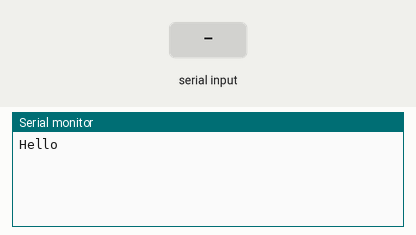
The sketch below on a simulated Arduino Uno, built with avr-gcc and run on an emulated ATmega328P. Shown: the last lines printed to the serial monitor. The inputs (shaded band) are chosen by the test bench.

Above: at 1.2 s.
1.3 s: "1" received over the second serial link
At 1.6 s:
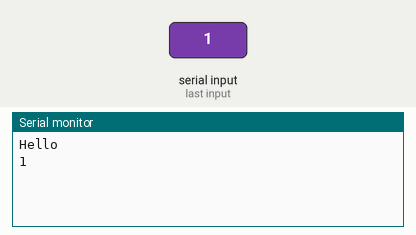
2.8 s: "0" received over the second serial link
At 4.0 s:
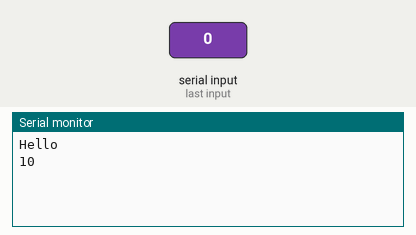

Measured:
- after the input at 1.3 s, the serial monitor: prints a new line at once (image 1)
- after the input at 2.8 s, the serial monitor: prints a new line at once (image 2)

The sketch:

port2_test.ino
```cpp
//Program for testing software serial on different I/O pins using buffer cable
#include <SoftwareSerial.h>
SoftwareSerial port2Serial(12,13);
void setup() {
  // put your setup code here, to run once:
  Serial.begin(9600);
  Serial.println("Hello");

  port2Serial.begin(9600);

}

void loop() {
  // put your main code here, to run repeatedly:

    if(Serial.available()){
        port2Serial.write(Serial.read());

    }


    if(port2Serial.available()){
      Serial.write(port2Serial.read());

    }


}
```
